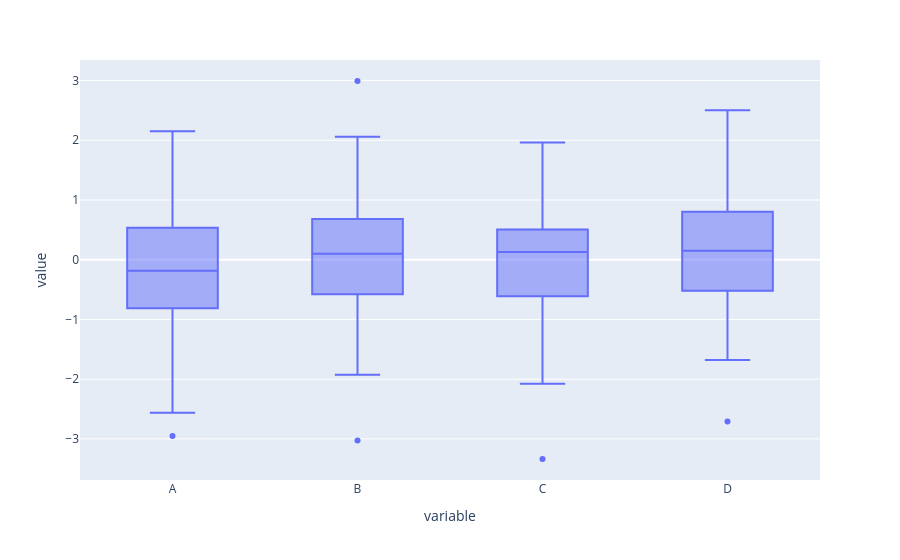

Source (notebook cell):
### Markdown cell above
## Boxplots

### Code cell
df.plot(kind='box')

### Figure 1 — Plotly figure (JSON) as saved in the notebook; plotly's stock layout.template omitted (floating-point values rounded to 4 significant figures; data arrays with more than 128 entries replaced by an {"elided": "..."} marker saying what was removed)
{"data": [{"alignmentgroup": "True", "hovertemplate": "variable=%{x}<br>value=%{y}<extra></extra>", "legendgroup": "", "marker": {"color": "#636efa"}, "name": "", "notched": false, "offsetgroup": "", "orientation": "v", "showlegend": false, "type": "box", "x": {"elided": "400 str values"}, "x0": " ", "xaxis": "x", "y": {"elided": "400 float values"}, "y0": " ", "yaxis": "y"}], "layout": {"boxmode": "group", "legend": {"tracegroupgap": 0}, "margin": {"t": 60}, "xaxis": {"anchor": "y", "domain": [0, 1], "title": {"text": "variable"}}, "yaxis": {"anchor": "x", "domain": [0, 1], "title": {"text": "value"}}}}
